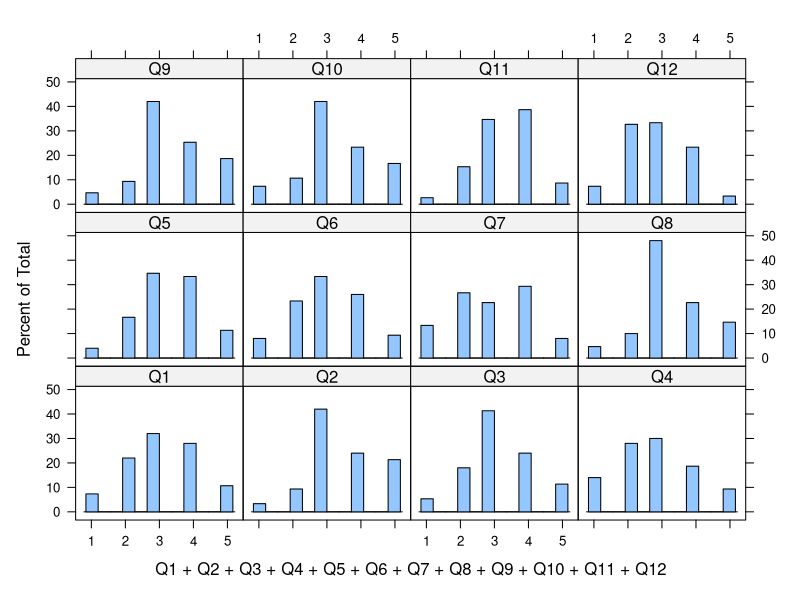
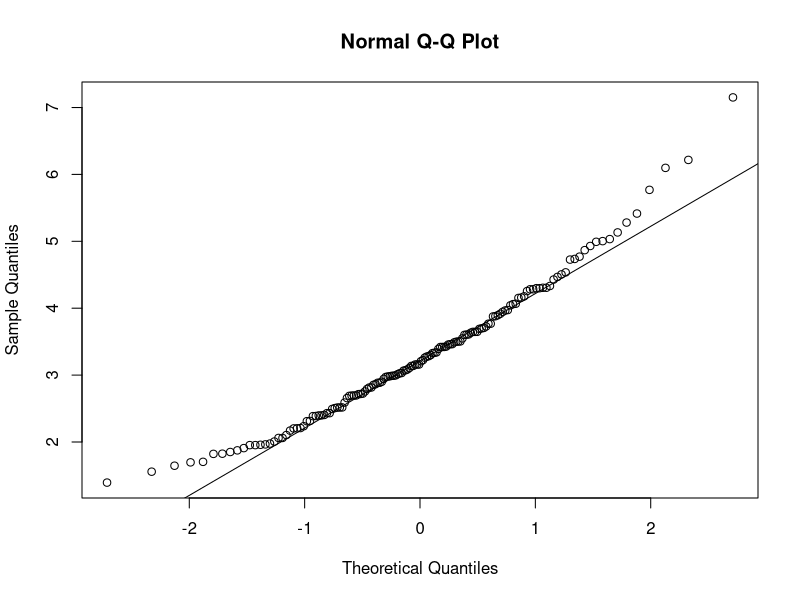
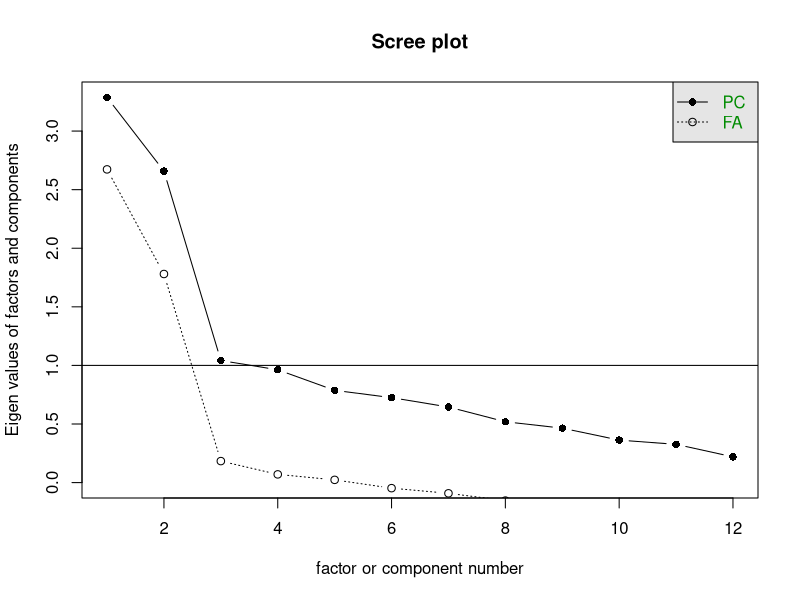
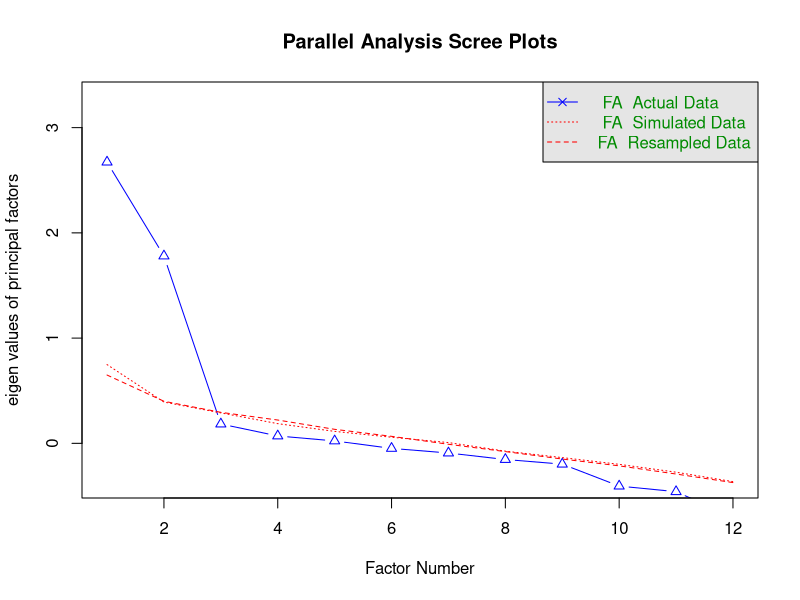
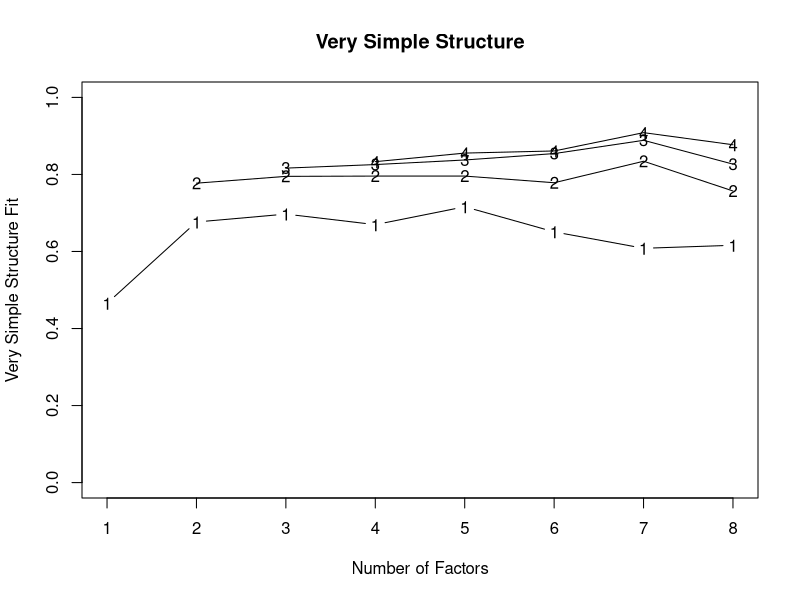

Write R code to recreate these figures, in order.
#-------------------------------------------------
# Exploratory factor analysis and Cronbach's alpha
# Author: Wan Nor Arifin
# Updated: 2019-07-29
#-------------------------------------------------

# Preliminaries

## Load libraries
library(foreign)  # for importing SPSS data
library(psych)  # for psychometrics
library(lattice)  # easy to plot multivariate plots

## Load data set
data = read.spss("Attitude_Statistics v3.sav", use.value.labels = F, to.data.frame = T)
str(data)
data = data[-1]  # exclude ID, we are not going to use the variable
dim(data)  # 12 variables
names(data)  # list variable names
head(data)  # the first 6 observations

# Exploratory factor analysis

## Preliminary steps

# **Descriptive statistics**
describe(data)
response.frequencies(data)
print(response.frequencies(data), digit = 2)

# **Normality of data**

# _Univariate normality_

# 1. Histograms
cat(names(data), sep = " + ")
histogram(~ Q1 + Q2 + Q3 + Q4 + Q5 + Q6 + Q7 + Q8 + Q9 + Q10 + Q11 + Q12,
          data = data)
# graphically looks normal

# 2. Shapiro Wilk's test
mapply(shapiro.test, data)  # all p.value < 0.05, not normal

# _Multivariate (MV) normality_
mardia(data)  # at start and end, away from the line, not MV normal
# kurtosis =  10.8, p < 0.05, not MV normal.

## Step 1

# **Check suitability of data for analysis**

# 1. Kaiser-Meyer-Olkin (KMO) Measure of Sampling Adequacy (MSA)
KMO(data)  # Overall MSA = 0.76, middling

# 2. Bartlet's test of sphericity
cortest.bartlett(data)  # p < 0.05, items are correlated

# **Determine the number of factors**

# 1. Kaiser's eigenvalue > 1 rule.
# 2. Cattell's scree test.
scree = scree(data)  # look at --o-- FA
print(scree)  # Eigen values of factors > 1 = 2, then number of factor = 2

# 3. Parallel analysis.
parallel = fa.parallel(data, fm = "pa", fa = "fa")  # 2 dots above dashed line
# means factor = 2
print(parallel)  # Parallel analysis suggests that the number of factors =  2

# 4. Very simple structure (VSS) criterion.
# 5. Velicer's minimum average partial (MAP) criterion.
vss(data)  # VSS complexity 1 = 3/5 factors, mininum MAP = 2 factors

## Step 2

# **Run EFA**

# 1. fixing the number of factors as decided from previous step. Two factors are reasonable.
# 2. choosing an appropriate extraction method. We use PAF, `fm = "pa"`.
# 3. choosing an appropriate oblique rotation method. We use oblimin, `rotate = "oblimin"`.
fa = fa(data, nfactors = 2, fm = "pa", rotate = "oblimin")
print(fa, cut = .3, digits = 3)  # cut = .3 to view only FLs > 0.3
print(fa, digits = 3)  # to view FLs < .3

# **Results**

# 1. Factor loadings (FL).
# Low FLs? Q1 < .3, Q12 < .4, Q2 & Q3 < .5
# Cross-loadings? Q3 & Q12, indicated by relatively high FLs across factors
# and high complexity, close to 2

# 2. Communalities.
# Low communalities (h2)? Q1 < Q12 < Q2 < .25 (.004 / .177 / .207 respectively)

# 3. Factor correlations.
# PA1 <-> PA2 = .087 < .85

## Step 3

# **Repeat**

# Remove Q1? Low communality, low FL:
fa1 = fa(subset(data, select = -Q1), nfactors = 2, fm = "pa", rotate = "oblimin")
print(fa1, cut = .3, digits = 3)

# Remove Q12? Low communality, (relatively) low FL, high complexity (cross loading)
fa2 = fa(subset(data, select = -c(Q1, Q12)), nfactors = 2, fm = "pa", 
         rotate = "oblimin")
print(fa2, cut = .3, digits = 3)

# Remove Q3? Low communality, (relatively) low FL, high complexity (cross loading)
fa3 = fa(subset(data, select = -c(Q1, Q12, Q3)), nfactors = 2, fm = "pa", 
         rotate = "oblimin")
print(fa3, cut = .3, digits = 3)

# Remove Q2? Low communality, (relatively) low FL
fa4 = fa(subset(data, select = -c(Q1, Q12, Q3, Q2)), nfactors = 2, fm = "pa", 
         rotate = "oblimin")
print(fa4, cut = .3, digits = 3)

# **Stop**

## Summary

# > PA1: Q4, Q5, Q6, Q7, Q11
# > PA2: Q8, Q9, Q10

# Name the factor.
# > PA1 -- Affinity
# > PA2 -- Importance

# Internal consistency reliability

# **Cronbach's alpha**

# Determine the reliability for each factor separately by including the selected items only.

names(data)  # item list
# Group items
PA1 = c("Q4","Q5","Q6","Q7","Q11")
PA2 = c("Q8","Q9","Q10")

# **PA1**
alpha.pa1 = alpha(data[PA1])
print(alpha.pa1, digits = 3)
# 1. Cronbach's alpha
# 2. Corrected item-total correlation" `r.cor` & `r.drop`
# 3. Cronbach's alpha if item deleted: `raw_alpha` under `Reliability if an item is dropped:`

# **PA2**
alpha.pa2 = alpha(data[PA2])
print(alpha.pa2, digits = 3)
